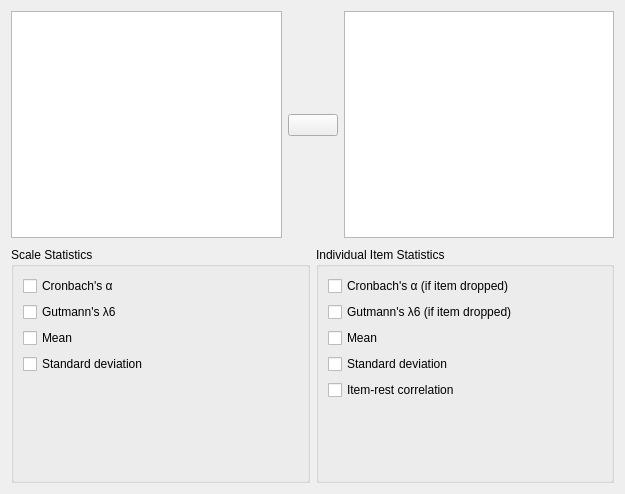
<?xml version="1.0" encoding="UTF-8"?>
<ui version="4.0">
 <class>ReliabilityAnalysisForm</class>
 <widget class="QWidget" name="ReliabilityAnalysisForm">
  <property name="geometry">
   <rect>
    <x>0</x>
    <y>0</y>
    <width>625</width>
    <height>494</height>
   </rect>
  </property>
  <property name="windowTitle">
   <string>Form</string>
  </property>
  <layout class="QGridLayout" name="gridLayout_2">
   <property name="verticalSpacing">
    <number>0</number>
   </property>
   <item row="1" column="0">
    <widget class="BoundGroupBox" name="totalScaleStats">
     <property name="sizePolicy">
      <sizepolicy hsizetype="Preferred" vsizetype="Preferred">
       <horstretch>0</horstretch>
       <verstretch>0</verstretch>
      </sizepolicy>
     </property>
     <property name="title">
      <string>Scale Statistics</string>
     </property>
     <property name="flat">
      <bool>false</bool>
     </property>
     <layout class="QGridLayout" name="gridLayout_5">
      <item row="1" column="0">
       <widget class="BoundCheckBox" name="gutmannScale">
        <property name="text">
         <string>Gutmann's λ6</string>
        </property>
       </widget>
      </item>
      <item row="0" column="0">
       <widget class="BoundCheckBox" name="alphaScale">
        <property name="text">
         <string>Cronbach's α</string>
        </property>
       </widget>
      </item>
      <item row="2" column="0">
       <widget class="BoundCheckBox" name="meanScale">
        <property name="text">
         <string>Mean</string>
        </property>
       </widget>
      </item>
      <item row="4" column="0">
       <spacer name="verticalSpacer">
        <property name="orientation">
         <enum>Qt::Vertical</enum>
        </property>
        <property name="sizeHint" stdset="0">
         <size>
          <width>20</width>
          <height>40</height>
         </size>
        </property>
       </spacer>
      </item>
      <item row="3" column="0">
       <widget class="BoundCheckBox" name="sdScale">
        <property name="text">
         <string>Standard deviation</string>
        </property>
       </widget>
      </item>
     </layout>
    </widget>
   </item>
   <item row="0" column="0" colspan="2">
    <widget class="QWidget" name="topWidget" native="true">
     <layout class="QGridLayout" name="gridLayout_3">
      <property name="leftMargin">
       <number>0</number>
      </property>
      <property name="topMargin">
       <number>0</number>
      </property>
      <property name="rightMargin">
       <number>0</number>
      </property>
      <property name="verticalSpacing">
       <number>0</number>
      </property>
      <item row="0" column="0" rowspan="3">
       <widget class="AvailableFieldsListView" name="listAvailableVariables"/>
      </item>
      <item row="0" column="1">
       <spacer name="verticalSpacer_2">
        <property name="orientation">
         <enum>Qt::Vertical</enum>
        </property>
        <property name="sizeHint" stdset="0">
         <size>
          <width>20</width>
          <height>81</height>
         </size>
        </property>
       </spacer>
      </item>
      <item row="0" column="2" rowspan="3">
       <widget class="BoundListView" name="variables"/>
      </item>
      <item row="1" column="1">
       <widget class="AssignButton" name="assignButton">
        <property name="sizePolicy">
         <sizepolicy hsizetype="Fixed" vsizetype="Fixed">
          <horstretch>0</horstretch>
          <verstretch>0</verstretch>
         </sizepolicy>
        </property>
        <property name="minimumSize">
         <size>
          <width>50</width>
          <height>0</height>
         </size>
        </property>
        <property name="maximumSize">
         <size>
          <width>50</width>
          <height>16777215</height>
         </size>
        </property>
        <property name="text">
         <string/>
        </property>
       </widget>
      </item>
      <item row="2" column="1">
       <spacer name="verticalSpacer_3">
        <property name="orientation">
         <enum>Qt::Vertical</enum>
        </property>
        <property name="sizeHint" stdset="0">
         <size>
          <width>20</width>
          <height>81</height>
         </size>
        </property>
       </spacer>
      </item>
     </layout>
    </widget>
   </item>
   <item row="1" column="1">
    <widget class="BoundGroupBox" name="itemStats">
     <property name="title">
      <string>Individual Item Statistics</string>
     </property>
     <layout class="QGridLayout" name="gridLayout">
      <item row="4" column="0" colspan="3">
       <widget class="BoundCheckBox" name="sdItem">
        <property name="text">
         <string>Standard deviation</string>
        </property>
       </widget>
      </item>
      <item row="1" column="0">
       <widget class="BoundCheckBox" name="gutmannItem">
        <property name="text">
         <string>Gutmann's λ6 (if item dropped)</string>
        </property>
       </widget>
      </item>
      <item row="0" column="0">
       <widget class="BoundCheckBox" name="alphaItem">
        <property name="text">
         <string>Cronbach's α (if item dropped)</string>
        </property>
       </widget>
      </item>
      <item row="3" column="0" colspan="3">
       <widget class="BoundCheckBox" name="meanItem">
        <property name="text">
         <string>Mean</string>
        </property>
       </widget>
      </item>
      <item row="6" column="0">
       <spacer name="verticalSpacer_4">
        <property name="orientation">
         <enum>Qt::Vertical</enum>
        </property>
        <property name="sizeHint" stdset="0">
         <size>
          <width>20</width>
          <height>40</height>
         </size>
        </property>
       </spacer>
      </item>
      <item row="5" column="0">
       <widget class="BoundCheckBox" name="itemRestCor">
        <property name="text">
         <string>Item-rest correlation</string>
        </property>
       </widget>
      </item>
     </layout>
    </widget>
   </item>
  </layout>
 </widget>
 <customwidgets>
  <customwidget>
   <class>AssignButton</class>
   <extends>QPushButton</extends>
   <header>widgets/assignbutton.h</header>
  </customwidget>
  <customwidget>
   <class>AvailableFieldsListView</class>
   <extends>QListView</extends>
   <header>widgets/availablefieldslistview.h</header>
  </customwidget>
  <customwidget>
   <class>BoundListView</class>
   <extends>QListView</extends>
   <header>widgets/boundlistview.h</header>
  </customwidget>
  <customwidget>
   <class>BoundGroupBox</class>
   <extends>QGroupBox</extends>
   <header>widgets/boundgroupbox.h</header>
   <container>1</container>
  </customwidget>
  <customwidget>
   <class>BoundCheckBox</class>
   <extends>QCheckBox</extends>
   <header>widgets/boundcheckbox.h</header>
  </customwidget>
 </customwidgets>
 <resources/>
 <connections/>
</ui>
